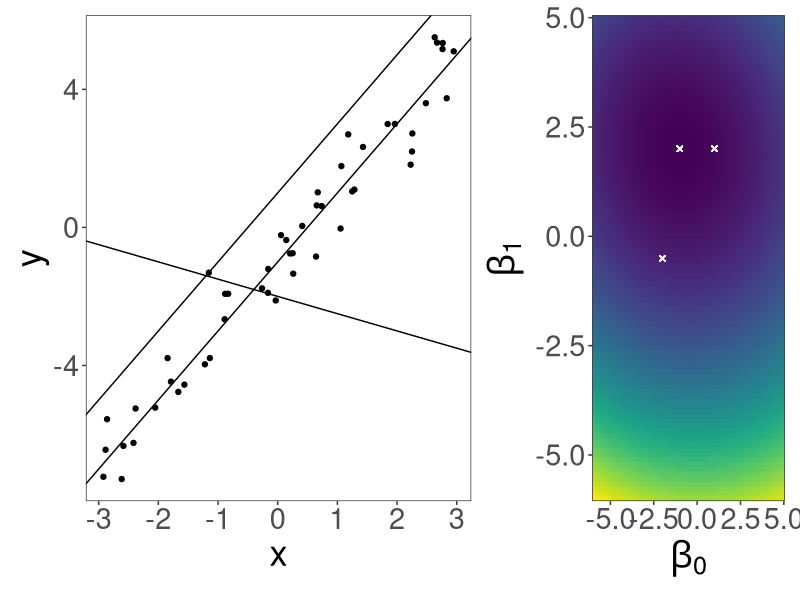
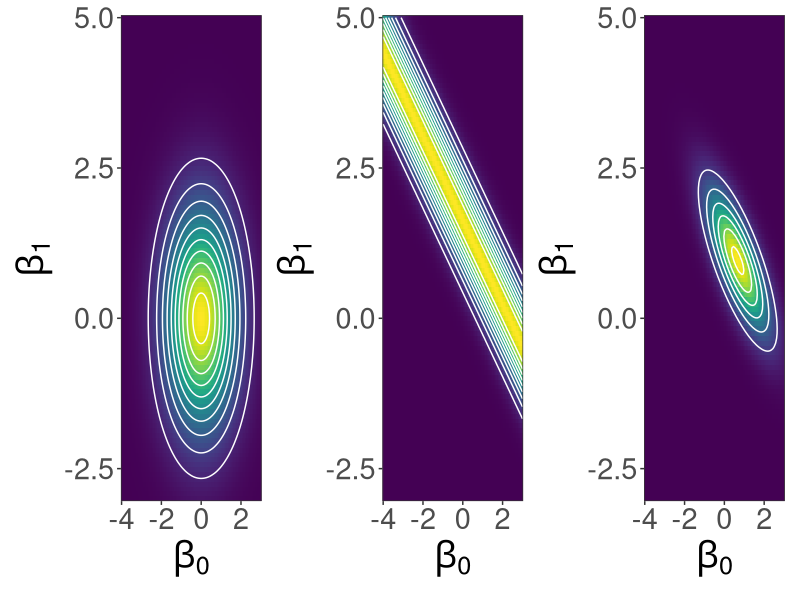
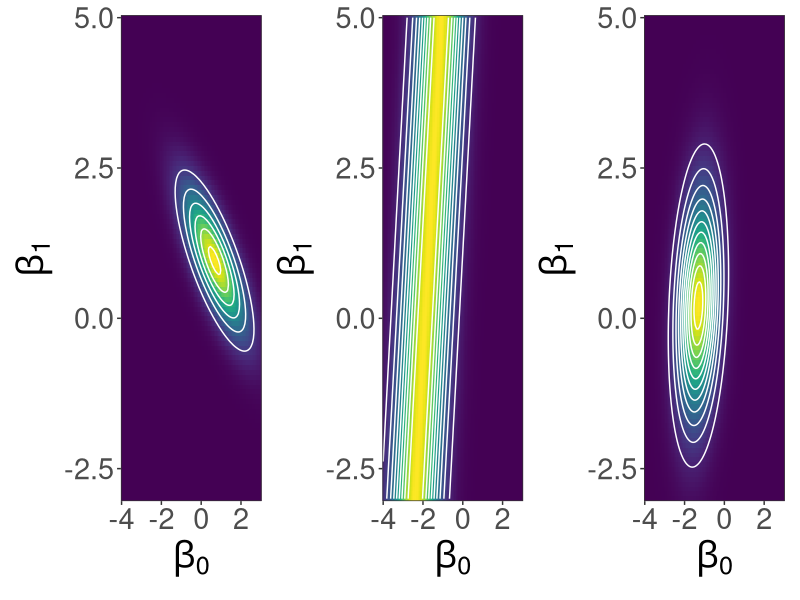
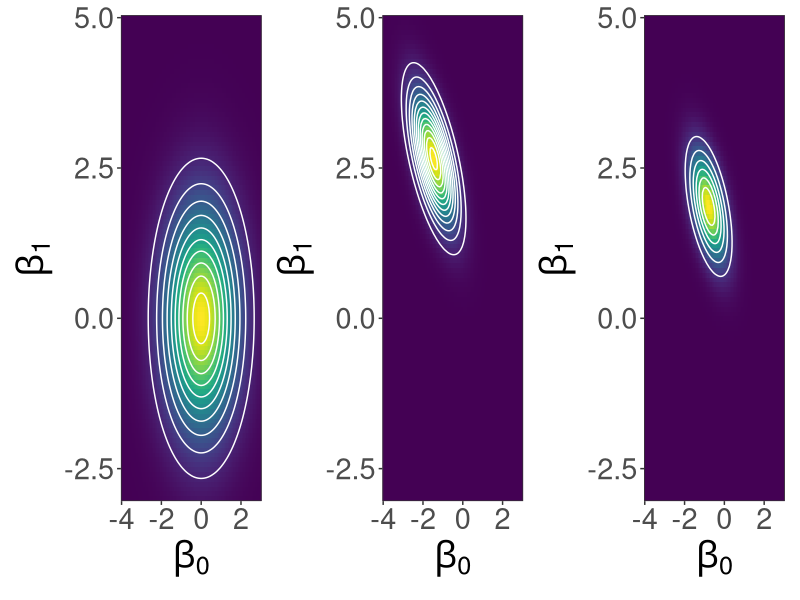
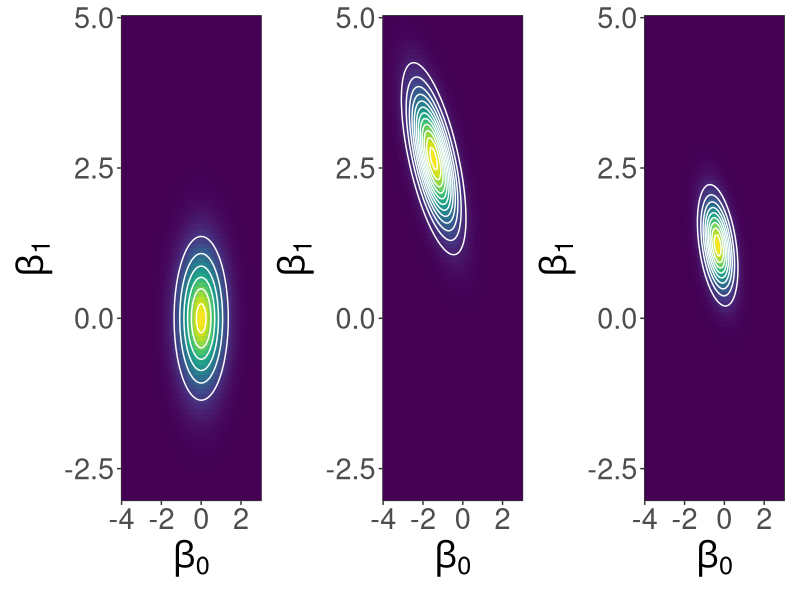
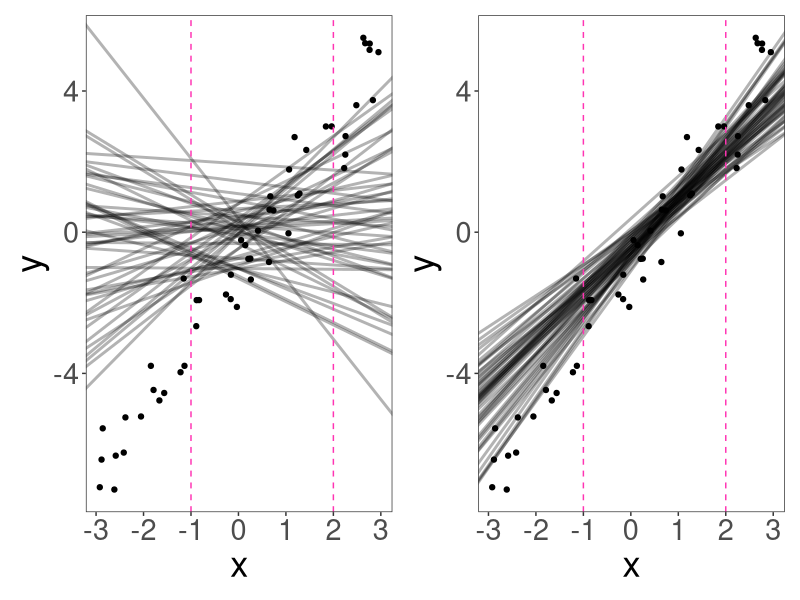
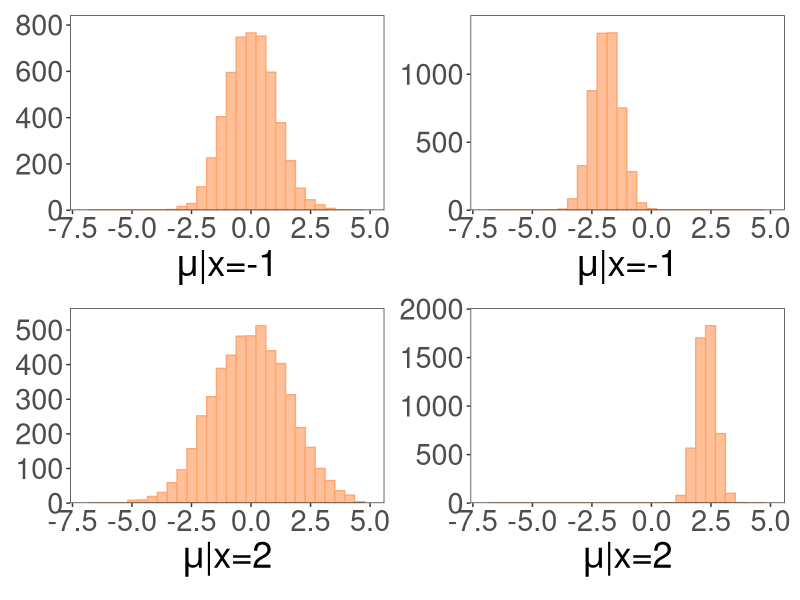
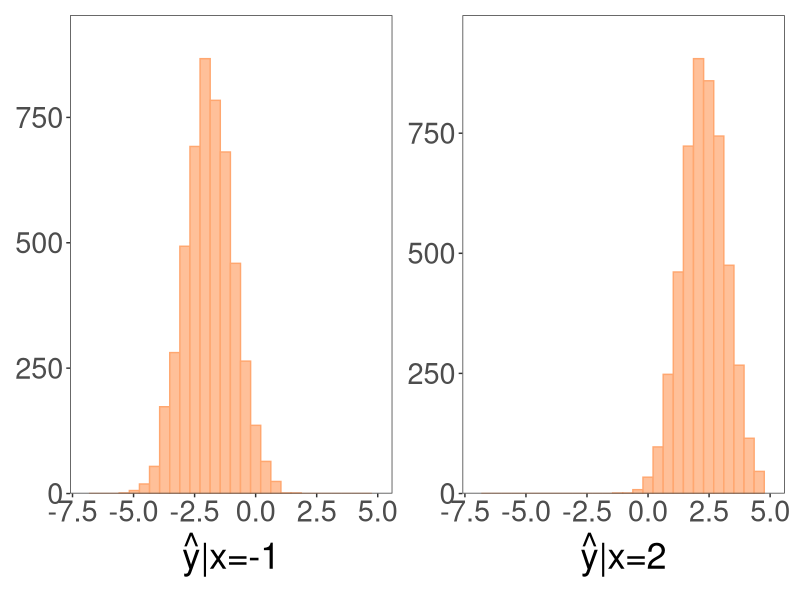

These charts were generated, in order, by the following R code:
## ---- chunk 1
#| echo: false
#| include: false

library(dplyr)
library(tidyr)
library(ggplot2)
library(patchwork)

theme_set(theme_bw() +
          theme(legend.position = "none",
                panel.grid = element_blank(),
                #strip.background = element_rect(fill="#ade658"),
                text = element_text(size=26)))

calc_likelihood <- function(data, w0, w1, sd){
  lik_i <- dnorm(data$y, w0+w1*data$x, sd)
  return(prod(lik_i))
}

calc_squared_error <- function(data, w0, w1){
  e_i <- (data$y - (w0+w1*data$x))^2
  return(sum(e_i))
}

set.seed(610)

w0 <- -1
w1 <- 2
sd <- 0.8

data <- tibble(x = runif(50, -3, 3),
       y = rnorm(50, mean = w0 + w1*x, sd = 0.8))
## ---- chunk 2
#| warning: false
#| echo: false
#| fig-width: 20
#| fig-height: 10
#| fig-align: center

datos <-
ggplot(data) +
  geom_point(aes(x=x, y=y)) +
  geom_abline(slope = 2, intercept = 1) + # slope es w1, intercept es w0
  geom_abline(slope = -0.5, intercept = -2) +
  geom_abline(slope = 2, intercept = -1)

parameters <-
  expand.grid(w0 = seq(w0-5,w0+6,length.out = 100),
              w1 = seq(w1-8,w1+3,length.out = 100))

dv <- 
data %>% 
  tidyr::crossing(parameters) %>% 
  nest(data = c(x,y)) %>%
  mutate(error = purrr::pmap_dbl(list(data = data, w0 = w0, w1 = w1),
                                      calc_squared_error)) %>%
  select(-data)

lsq <-
ggplot(dv) +
  geom_raster(aes(x=w0, y=w1, fill=error)) +
  scale_x_continuous(expand = c(0,0)) +
  scale_y_continuous(expand = c(0,0)) +
  viridis::scale_fill_viridis() +
  geom_point(x = 1, y = 2, shape = 4, size = 1.5, col = "white") + # x es w0, y es w1
  geom_point(x = -2, y = -0.5, shape = 4, size = 1.5, col = "white") +
  geom_point(x = -1, y = 2, shape = 4, size = 1.5, col = "white") +
  xlab(expression(beta[0])) +
  ylab(expression(beta[1]))

datos + lsq + plot_layout(design = "AAB")
## ---- chunk 3
#| warning: false
#| echo: false
#| fig-width: 22
#| fig-height: 10
#| fig-align: center

parameters <-
  expand.grid(w0 = seq(w0-3,w0+4,length.out = 100),
              w1 = seq(w1-5,w1+3,length.out = 100)) |>
  mutate(prior = purrr::map2_dbl(w0, w1, ~mvtnorm::dmvnorm(x = c(.x,.y), 
                                                           mean = c(0,0), 
                                                           sigma = diag(1,2)*1.5)))

dv1 <-
data %>% 
  slice(1:1) %>% 
  tidyr::crossing(parameters) %>% 
  nest(data = c(x,y)) %>%
  mutate(likelihood = purrr::pmap_dbl(list(data = data, w0 = w0, w1 = w1, sd = 0.8),
                         calc_likelihood)) %>%
  mutate(posterior = likelihood*prior) %>%
  select(-data)

prior <- 
  ggplot(data = dv1,
       aes(x=w0, y=w1, fill=prior)) +
  geom_raster() +
  scale_x_continuous(expand = c(0,0)) +
  scale_y_continuous(expand = c(0,0)) + 
  stat_contour(aes(x = w0, y = w1, z = prior), col = "white") +
  viridis::scale_fill_viridis() +
  xlab(expression(beta[0])) +
  ylab(expression(beta[1]))

likelihood <- 
  ggplot(data = dv1,
         aes(x=w0, y=w1, fill=likelihood)) +
  geom_raster() +
  scale_x_continuous(expand = c(0,0)) +
  scale_y_continuous(expand = c(0,0)) +
  stat_contour(aes(x = w0, y = w1, z = likelihood), col = "white") +
  viridis::scale_fill_viridis() +
  xlab(expression(beta[0])) +
  ylab(expression(beta[1]))

posterior <- 
  ggplot(data = dv1,
         aes(x=w0, y=w1, fill=posterior)) +
  geom_raster() +
  scale_x_continuous(expand = c(0,0)) +
  scale_y_continuous(expand = c(0,0)) +
  stat_contour(aes(x = w0, y = w1, z = posterior), col = "white") +
  viridis::scale_fill_viridis() +
  xlab(expression(beta[0])) +
  ylab(expression(beta[1]))

prior + likelihood + posterior 
## ---- chunk 4
#| warning: false
#| echo: false
#| fig-width: 22
#| fig-height: 10
#| fig-align: center

dv1 <-
  data %>% 
  slice(4:4) %>% 
  tidyr::crossing(parameters) %>% 
  nest(data = c(x,y)) %>%
  mutate(likelihood = purrr::pmap_dbl(list(data = data, w0 = w0, w1 = w1, sd = 0.8),
                                      calc_likelihood)) %>%
  mutate(posterior = likelihood*prior) %>%
  select(-data)

likelihood2 <- 
  ggplot(data = dv1,
         aes(x=w0, y=w1, fill=likelihood)) +
  geom_raster() +
  scale_x_continuous(expand = c(0,0)) +
  scale_y_continuous(expand = c(0,0)) +
  stat_contour(aes(x = w0, y = w1, z = likelihood), col = "white") +
  viridis::scale_fill_viridis() +
  xlab(expression(beta[0])) +
  ylab(expression(beta[1]))

posterior2 <- 
  ggplot(data = dv1,
         aes(x=w0, y=w1, fill=posterior)) +
  geom_raster() +
  scale_x_continuous(expand = c(0,0)) +
  scale_y_continuous(expand = c(0,0)) +
  stat_contour(aes(x = w0, y = w1, z = posterior), col = "white") +
  viridis::scale_fill_viridis() +
  xlab(expression(beta[0])) +
  ylab(expression(beta[1]))

posterior + likelihood2 + posterior2
## ---- chunk 5
#| warning: false
#| echo: false
#| fig-width: 22
#| fig-height: 10
#| fig-align: center

dv1 <-
  data %>% 
  slice(c(1,4)) %>% 
  tidyr::crossing(parameters) %>% 
  nest(data = c(x,y)) %>%
  mutate(likelihood = purrr::pmap_dbl(list(data = data, w0 = w0, w1 = w1, sd = 0.8),
                                      calc_likelihood)) %>%
  mutate(posterior = likelihood*prior) %>%
  select(-data)

prior <- 
  ggplot(data = dv1,
         aes(x=w0, y=w1, fill=prior)) +
  geom_raster() +
  scale_x_continuous(expand = c(0,0)) +
  scale_y_continuous(expand = c(0,0)) + 
  stat_contour(aes(x = w0, y = w1, z = prior), col = "white") +
  viridis::scale_fill_viridis() +
  xlab(expression(beta[0])) +
  ylab(expression(beta[1]))

likelihood <- 
  ggplot(data = dv1,
         aes(x=w0, y=w1, fill=likelihood)) +
  geom_raster() +
  scale_x_continuous(expand = c(0,0)) +
  scale_y_continuous(expand = c(0,0)) +
  stat_contour(aes(x = w0, y = w1, z = likelihood), col = "white") +
  viridis::scale_fill_viridis() +
  xlab(expression(beta[0])) +
  ylab(expression(beta[1]))

posterior <- 
  ggplot(data = dv1,
         aes(x=w0, y=w1, fill=posterior)) +
  geom_raster() +
  scale_x_continuous(expand = c(0,0)) +
  scale_y_continuous(expand = c(0,0)) +
  stat_contour(aes(x = w0, y = w1, z = posterior), col = "white") +
  viridis::scale_fill_viridis()  +
  xlab(expression(beta[0])) +
  ylab(expression(beta[1]))

prior + likelihood + posterior 
## ---- chunk 6
#| warning: false
#| echo: false
#| fig-width: 22
#| fig-height: 10
#| fig-align: center

parameters <-
  expand.grid(w0 = seq(w0-3,w0+4,length.out = 100),
              w1 = seq(w1-5,w1+3,length.out = 100)) |>
  mutate(prior = purrr::map2_dbl(w0, w1, ~mvtnorm::dmvnorm(x = c(.x,.y), 
                                                           mean = c(0,0), 
                                                           sigma = diag(1,2)*0.5)))

dv1 <-
  data %>% 
  slice(c(1,4)) %>% 
  tidyr::crossing(parameters) %>% 
  nest(data = c(x,y)) %>%
  mutate(likelihood = purrr::pmap_dbl(list(data = data, w0 = w0, w1 = w1, sd = 0.8),
                                      calc_likelihood)) %>%
  mutate(posterior = likelihood*prior) %>%
  select(-data)

prior <- 
  ggplot(data = dv1,
         aes(x=w0, y=w1, fill=prior)) +
  geom_raster() +
  scale_x_continuous(expand = c(0,0)) +
  scale_y_continuous(expand = c(0,0)) + 
  stat_contour(aes(x = w0, y = w1, z = prior), col = "white") +
  viridis::scale_fill_viridis() +
  xlab(expression(beta[0])) +
  ylab(expression(beta[1]))

likelihood <- 
  ggplot(data = dv1,
         aes(x=w0, y=w1, fill=likelihood)) +
  geom_raster() +
  scale_x_continuous(expand = c(0,0)) +
  scale_y_continuous(expand = c(0,0)) +
  stat_contour(aes(x = w0, y = w1, z = likelihood), col = "white") +
  viridis::scale_fill_viridis() +
  xlab(expression(beta[0])) +
  ylab(expression(beta[1]))

posterior <- 
  ggplot(data = dv1,
         aes(x=w0, y=w1, fill=posterior)) +
  geom_raster() +
  scale_x_continuous(expand = c(0,0)) +
  scale_y_continuous(expand = c(0,0)) +
  stat_contour(aes(x = w0, y = w1, z = posterior), col = "white") +
  viridis::scale_fill_viridis()  +
  xlab(expression(beta[0])) +
  ylab(expression(beta[1]))

prior + likelihood + posterior 
## ---- chunk 7
#| warning: false
#| echo: false
#| fig-width: 20
#| fig-height: 10
#| fig-align: center

dv1 <-
  data %>% 
  slice(1:10) %>% 
  tidyr::crossing(parameters) %>% 
  nest(data = c(x,y)) %>%
  mutate(likelihood = purrr::pmap_dbl(list(data = data, w0 = w0, w1 = w1, sd = 0.8),
                                      calc_likelihood)) %>%
  mutate(posterior = likelihood*prior) %>%
  select(-data)

rectas_prior <- 
  ggplot(data) +
  geom_point(aes(x=x, y=y)) +
  geom_abline(data = parameters %>%
  slice_sample(n = 50, weight_by = prior), mapping = aes(slope=w1, intercept=w0), alpha = 0.3, size = 1) +
  geom_vline(xintercept = c(-1,2), linetype = "dashed", col = "maroon1")

rectas_posterior <-
  ggplot(data) +
  geom_point(aes(x=x, y=y)) +
  geom_abline(data = dv1 %>%
  slice_sample(n = 50, weight_by = posterior), mapping = aes(slope=w1, intercept=w0), alpha = 0.3, size = 1) +
  geom_vline(xintercept = c(-1,2), linetype = "dashed", col = "maroon1")

rectas_prior + rectas_posterior
## ---- chunk 8
#| warning: false
#| echo: false
#| fig-width: 20
#| fig-height: 10
#| fig-align: center

x1 <- -1
x2 <- 2

p1 <-
parameters %>%
  slice_sample(n = 5000, weight_by = prior, replace = T) %>%
  mutate(mu_i = w0 + w1*x1) %>%
  ggplot(aes(x=mu_i)) +
  geom_histogram(fill="#FFC099",col="#FFA770") +
  scale_y_continuous(expand = c(0,0,0.1,0)) +
  theme(axis.title.y = element_blank()) +
  xlab(expression(mu*"|x=-1")) +
  xlim(c(-7,5))

p2 <-
parameters %>%
  slice_sample(n = 5000, weight_by = prior, replace = T) %>%
  mutate(mu_i = w0 + w1*x2) %>%
  ggplot(aes(x=mu_i)) +
  geom_histogram(fill="#FFC099",col="#FFA770") +
  scale_y_continuous(expand = c(0,0,0.1,0)) +
  theme(axis.title.y = element_blank()) +
  xlab(expression(mu*"|x=2")) +
  xlim(c(-7,5))

p3 <-
dv1 %>%
  slice_sample(n = 5000, weight_by = posterior, replace = T) %>%
  mutate(mu_i = w0 + w1*x1) %>%
  ggplot(aes(x=mu_i)) +
  geom_histogram(fill="#FFC099",col="#FFA770") +
  scale_y_continuous(expand = c(0,0,0.1,0)) +
  theme(axis.title.y = element_blank()) +
  xlab(expression(mu*"|x=-1")) +
  xlim(c(-7,5))

p4 <-
dv1 %>%
  slice_sample(n = 5000, weight_by = posterior, replace = T) %>%
  mutate(mu_i = w0 + w1*x2) %>%
  ggplot(aes(x=mu_i)) +
  geom_histogram(fill="#FFC099",col="#FFA770") +
  scale_y_continuous(expand = c(0,0,0.1,0)) +
  theme(axis.title.y = element_blank()) +
  xlab(expression(mu*"|x=2")) +
  xlim(c(-7,5))

(p1 + p3) /
  (p2 + p4)

## ---- chunk 9
#| warning: false
#| echo: false
#| fig-width: 20
#| fig-height: 10
#| fig-align: center

x1 <- -1
x2 <- 2

p3 <-
dv1 %>%
  slice_sample(n = 5000, weight_by = posterior, replace = T) %>%
  mutate(y_i = rnorm(5000, w0 + w1*x1, sd)) %>%
  ggplot(aes(x=y_i)) +
  geom_histogram(fill="#FFC099",col="#FFA770") +
  scale_y_continuous(expand = c(0,0,0.1,0)) +
  theme(axis.title.y = element_blank()) +
  xlab(expression(hat(y)*"|x=-1")) +
  xlim(c(-7,5))

p4 <-
dv1 %>%
  slice_sample(n = 5000, weight_by = posterior, replace = T) %>%
  mutate(y_i = rnorm(5000, w0 + w1*x2, sd)) %>%
  ggplot(aes(x=y_i)) +
  geom_histogram(fill="#FFC099",col="#FFA770") +
  scale_y_continuous(expand = c(0,0,0.1,0)) +
  theme(axis.title.y = element_blank()) +
  xlab(expression(hat(y)*"|x=2")) +
  xlim(c(-7,5))

(p3 + p4)

